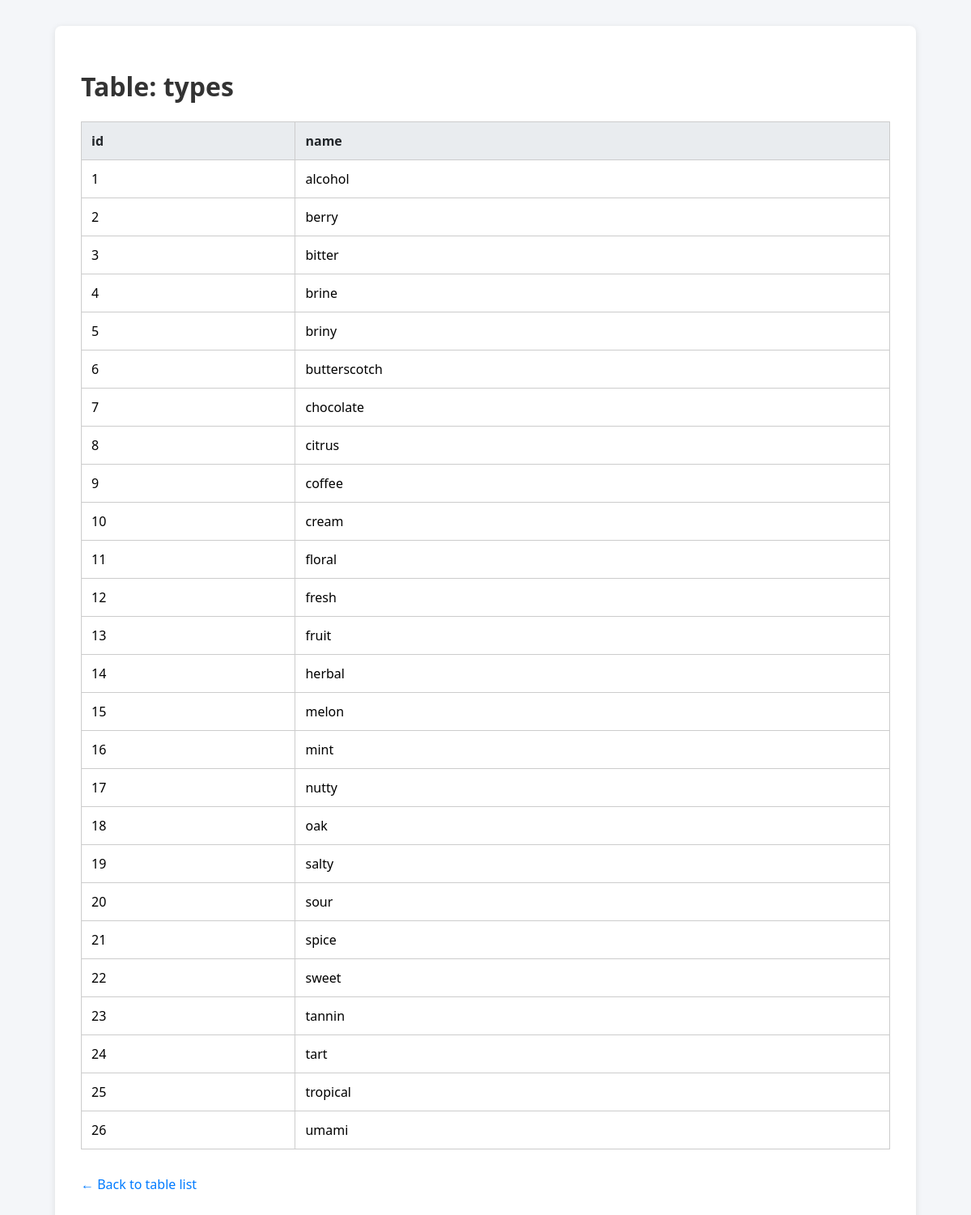
The app's page /show_table/types with its own data.
### tables this page shows
CREATE TABLE types (
    id INTEGER PRIMARY KEY AUTOINCREMENT,
    name TEXT NOT NULL UNIQUE
);

### app.py (the view)
@app.route("/show_table/<table_name>")
def show_table(table_name):
    conn = sqlite3.connect("cocktail_robot.db")
    conn.row_factory = sqlite3.Row
    cur = conn.cursor()
    try:
        cur.execute(f"SELECT * FROM {table_name}")
        rows = cur.fetchall()
    except sqlite3.Error as e:
        rows = []
        print(f"Error reading {table_name}: {e}")
    finally:
        conn.close()
    return render_template("show_table.html", table_name=table_name, rows=rows)

### templates/show_table.html (shortened to what this page needs)
<!DOCTYPE html>
<html lang="en">
<head>
  <link rel="stylesheet" href="/static/style.css">
</head>
<body>
  <div class="container">
    <h1>Table: {{ table_name }}</h1>
    <table class="data-table">
      {% if rows and rows[0] %}
      <thead>
        <tr>
          {% for key in rows[0].keys() %}
          <th>{{ key }}</th>
          {% endfor %}
        </tr>
      </thead>
      {% endif %}
    <tbody>
    {% for row in rows %}
        <tr>
        {% for cell in row %}
            <td>{{ cell }}</td>
        {% endfor %}
        </tr>
    {% endfor %}
    </tbody>
    </table>
    <p><a href="/db/tables">← Back to table list</a></p>
  </div>
</body>
</html>

### static/static/style.css (style rules this page uses)
body { font-family: 'Segoe UI', sans-serif; background-color: #f4f6f9; margin: 0; padding: 2rem; }
.container { max-width: 1000px; margin: 0 auto; background: white; padding: 2rem; border-radius: 8px; box-shadow: 0 2px 8px rgba(0, 0, 0, 0.1); }
h1, h2, h3 { color: #333; }
table.data-table { width: 100%; border-collapse: collapse; margin-top: 1rem; margin-bottom: 2rem; }
table.data-table th, table.data-table td { padding: 0.75rem; border: 1px solid #ccc; text-align: left; }
table.data-table th { background-color: #e9ecef; color: #212529; }
a { color: #007bff; text-decoration: none; }

### records on screen
types: row "1", name "alcohol"
types: row "2", name "berry"
types: row "3", name "bitter"
types: row "4", name "brine"
types: row "5", name "briny"
types: row "6", name "butterscotch"
types: row "7", name "chocolate"
types: row "8", name "citrus"
types: row "9", name "coffee"
types: row "10", name "cream"
types: row "11", name "floral"
types: row "12", name "fresh"
types: row "13", name "fruit"
types: row "14", name "herbal"
types: row "15", name "melon"
types: row "16", name "mint"
types: row "17", name "nutty"
types: row "18", name "oak"
types: row "19", name "salty"
types: row "20", name "sour"
types: row "21", name "spice"
types: row "22", name "sweet"
types: row "23", name "tannin"
types: row "24", name "tart"
types: row "25", name "tropical"
types: row "26", name "umami"

### other values on screen
{{ table_name }} "types"
{{ key }} "id" "name"
